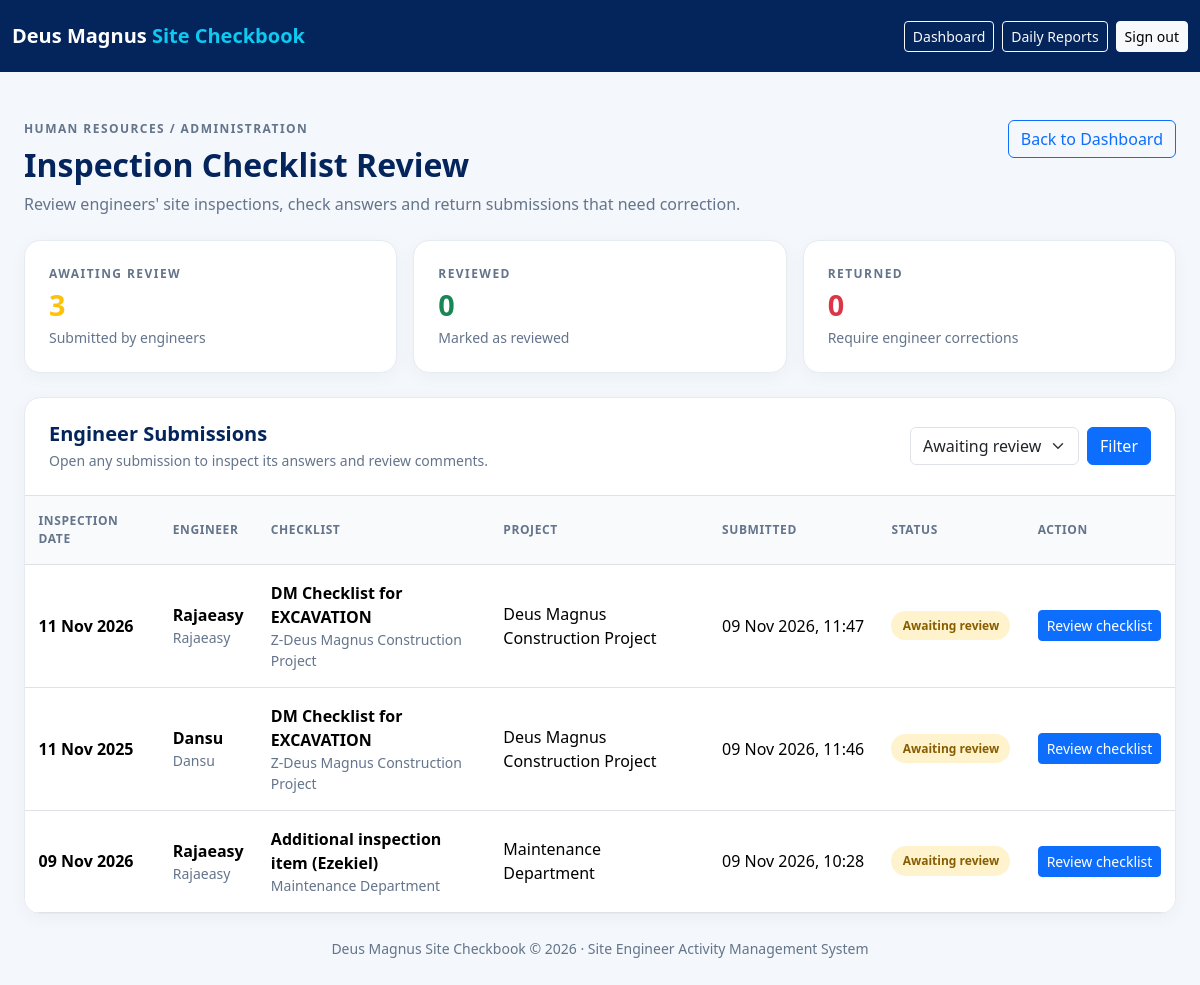
Before: /site-checkbook/checklists/review/ (signed in) with the older database file.
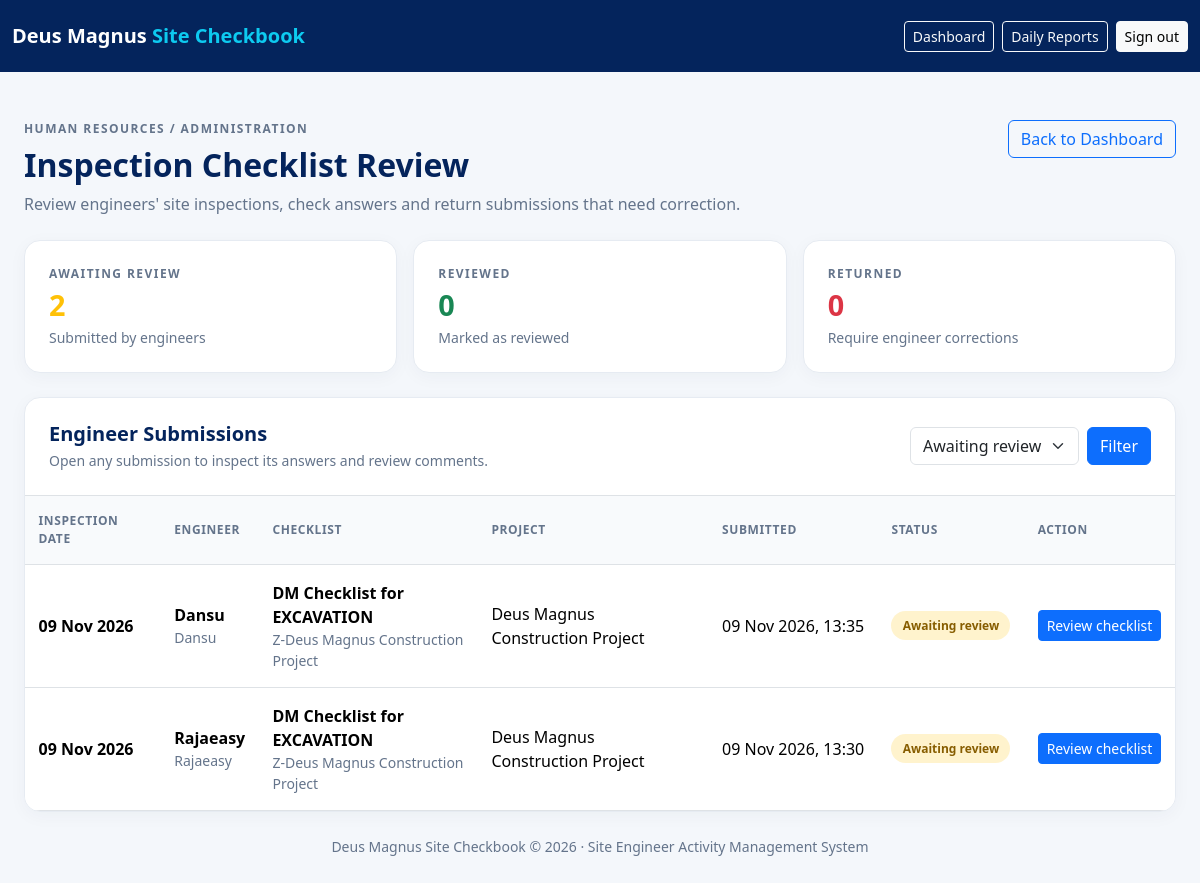
After: the same page with the newer database file.
### site_checkbook/models.py (models this page shows, shortened)
class ChecklistSubmission(models.Model):
    STATUS_CHOICES = [
        ("submitted", "Submitted"),
        ("reviewed", "Reviewed"),
        ("returned", "Returned for Correction"),
    ]
    checklist = models.ForeignKey(
        Checklist,
        on_delete=models.PROTECT,
        related_name="submissions",
    )
    engineer = models.ForeignKey(
        settings.AUTH_USER_MODEL,
        on_delete=models.PROTECT,
        related_name="checklist_submissions",
    )
    project = models.ForeignKey(
        Project,
        on_delete=models.PROTECT,
        related_name="checklist_submissions",
    )
    inspection_date = models.DateField()
    status = models.CharField(
        max_length=20,
        choices=STATUS_CHOICES,
        default="submitted",
    )
    inspection_date = models.DateField()
    current_location = models.CharField(
        max_length=255,
        blank=True,
        help_text="Enter the exact location where the inspection is taking place."
    )
    submitted_at = models.DateTimeField(auto_now_add=True)
    reviewed_at = models.DateTimeField(null=True, blank=True)
    review_comments = models.TextField(blank=True)
    class Meta:
        ordering = ["-submitted_at"]

class Checklist(models.Model):
    department = models.ForeignKey(
        Department,
        on_delete=models.PROTECT,
        related_name="checklists",
    )
    title = models.CharField(max_length=200)
    description = models.TextField(blank=True)
    is_active = models.BooleanField(default=True)
    created_at = models.DateTimeField(auto_now_add=True)
    class Meta:
        ordering = ["department__name", "title"]

class Department(models.Model):
    name = models.CharField(max_length=150, unique=True)
    description = models.TextField(blank=True)
    is_active = models.BooleanField(default=True)
    created_at = models.DateTimeField(auto_now_add=True)
    class Meta:
        ordering = ["name"]

class Project(models.Model):
    name = models.CharField(max_length=200)
    project_code = models.CharField(max_length=50, unique=True)
    client = models.CharField(max_length=200, blank=True)
    site_location = models.CharField(max_length=255)
    description = models.TextField(blank=True)
    engineers = models.ManyToManyField(
        settings.AUTH_USER_MODEL,
        related_name="checkbook_projects",
        blank=True,
    )
    is_active = models.BooleanField(default=True)
    created_at = models.DateTimeField(auto_now_add=True)
    class Meta:
        ordering = ["name"]

### site_checkbook/views.py (the view)
@login_required
def checklist_review_queue(request):
    if not is_hr_reviewer(request.user):
        messages.error(
            request,
            "You do not have permission to review inspection checklists."
        )
        return redirect("site_checkbook:dashboard")
    submissions = (
        ChecklistSubmission.objects
        .select_related(
            "checklist",
            "engineer",
            "project",
        )
        .order_by("-submitted_at", "-inspection_date", "-pk")
    )
    status_filter = request.GET.get("status", "submitted")
    valid_statuses = {"submitted", "reviewed", "returned", "all"}
    if status_filter not in valid_statuses:
        status_filter = "submitted"
    if status_filter != "all":
        submissions = submissions.filter(status=status_filter)
    context = {
        "submissions": submissions,
        "status_filter": status_filter,
        "pending_count": ChecklistSubmission.objects.filter(
            status="submitted"
        ).count(),
        "reviewed_count": ChecklistSubmission.objects.filter(
            status="reviewed"
        ).count(),
        "returned_count": ChecklistSubmission.objects.filter(
            status="returned"
        ).count(),
    }
    return render(
        request,
        "site_checkbook/checklist_review_queue.html",
        context,
    )

### site_checkbook/views.py (called while the page is built)
def is_hr_reviewer(user):
    return (
        user.is_authenticated
        and (
            user.is_superuser
            or user.groups.filter(name__in=["HR", "Supervisors"]).exists()
        )
    )

### templates/site_checkbook/checklist_review_queue.html (shortened to what the changed rows need)
<!DOCTYPE html>
<html lang="en">
<head>
    <link href="https://cdn.jsdelivr.net/npm/bootstrap@5.3.3/dist/css/bootstrap.min.css" rel="stylesheet">
</head>
<body>
<main class="container-fluid page-wrap px-3 px-lg-4 py-4 py-lg-5">
    <div class="d-flex flex-wrap justify-content-between align-items-start gap-3 mb-4">
        <div>
            <h1 class="h2 fw-bold mb-2">Inspection Checklist Review</h1>
        </div>
    </div>
    <div class="row g-3 mb-4">
        <div class="col-sm-6 col-xl-4">
            <div class="panel p-4 h-100">
                <div class="eyebrow">Awaiting review</div>
                <div class="stat-number text-warning">{{ pending_count }}</div>
                <div class="small muted">Submitted by engineers</div>
            </div>
        </div>
    </div>
    <section class="panel overflow-hidden">
        <div class="p-3 p-lg-4 border-bottom d-flex flex-wrap justify-content-between align-items-center gap-3">
            <div>
                <h2 class="h5 fw-bold mb-1">Engineer Submissions</h2>
            </div>
        </div>
        <div class="table-responsive">
            <table class="table table-hover mb-0">
                <thead>
                    <tr>
                        <th>Inspection date</th>
                        <th>Engineer</th>
                        <th>Checklist</th>
                        <th>Project</th>
                        <th>Submitted</th>
                        <th>Status</th>
                        <th>Action</th>
                    </tr>
                </thead>
                <tbody>
                    {% for submission in submissions %}
                        <tr>
                            <td class="text-nowrap fw-semibold">{{ submission.inspection_date|date:"d M Y" }}</td>
                            <td>
                                <div class="fw-semibold">{{ submission.engineer.get_full_name|default:submission.engineer.username }}</div>
                                <div class="small muted">{{ submission.engineer.username }}</div>
                            </td>
                            <td>
                                <div class="fw-semibold">{{ submission.checklist.title }}</div>
                                <div class="small muted">{{ submission.checklist.department.name }}</div>
                            </td>
                            <td>{{ submission.project.name }}</td>
                            <td class="text-nowrap">
                                {% if submission.submitted_at %}
                                    {{ submission.submitted_at|date:"d M Y, H:i" }}
                                {% else %}
                                    —
                                {% endif %}
                            </td>
                            <td>
                                {% if submission.status == "submitted" %}
                                    <span class="status-pill status-submitted">Awaiting review</span>
                                {% elif submission.status == "reviewed" %}
                                    <span class="status-pill status-reviewed">Reviewed</span>
                                {% elif submission.status == "returned" %}
                                    <span class="status-pill status-returned">Returned</span>
                                {% else %}
                                    <span class="badge text-bg-secondary">{{ submission.status|title }}</span>
                                {% endif %}
                            </td>
                            <td>
                                <a class="btn btn-sm btn-primary text-nowrap"
                                   href="{% url 'site_checkbook:checklist_review_detail' submission.pk %}">
                                    Review checklist
                                </a>
                            </td>
                        </tr>
                    {% endfor %}
                </tbody>
            </table>
        </div>
    </section>
</main>
</body>
</html>

Changed rows visible on the page:
removed ChecklistSubmission: inspection_date "11 Nov 2026", engineer.get_full_name "Rajaeasy", engineer.username "Rajaeasy", checklist "DM Checklist for EXCAVATION", checklist.department.name "Z-Deus Magnus Construction Project", project.name "Deus Magnus Construction Project", submitted_at "09 Nov 2026, 11:47", status "Awaiting review"
removed ChecklistSubmission: inspection_date "11 Nov 2025", engineer.get_full_name "Dansu", engineer.username "Dansu", checklist "DM Checklist for EXCAVATION", checklist.department.name "Z-Deus Magnus Construction Project", project.name "Deus Magnus Construction Project", submitted_at "09 Nov 2026, 11:46", status "Awaiting review"
removed ChecklistSubmission: inspection_date "09 Nov 2026", engineer.get_full_name "Rajaeasy", engineer.username "Rajaeasy", checklist "Additional inspection item (Ezekiel)", checklist.department.name "Maintenance Department", project.name "Maintenance Department", submitted_at "09 Nov 2026, 10:28", status "Awaiting review"
added ChecklistSubmission: inspection_date "09 Nov 2026", engineer.get_full_name "Dansu", engineer.username "Dansu", checklist "DM Checklist for EXCAVATION", checklist.department.name "Z-Deus Magnus Construction Project", project.name "Deus Magnus Construction Project", submitted_at "09 Nov 2026, 13:35", status "Awaiting review"
added ChecklistSubmission: inspection_date "09 Nov 2026", engineer.get_full_name "Rajaeasy", engineer.username "Rajaeasy", checklist "DM Checklist for EXCAVATION", checklist.department.name "Z-Deus Magnus Construction Project", project.name "Deus Magnus Construction Project", submitted_at "09 Nov 2026, 13:30", status "Awaiting review"
Other visible differences:
{{ pending_count }}: "3" → "2"
